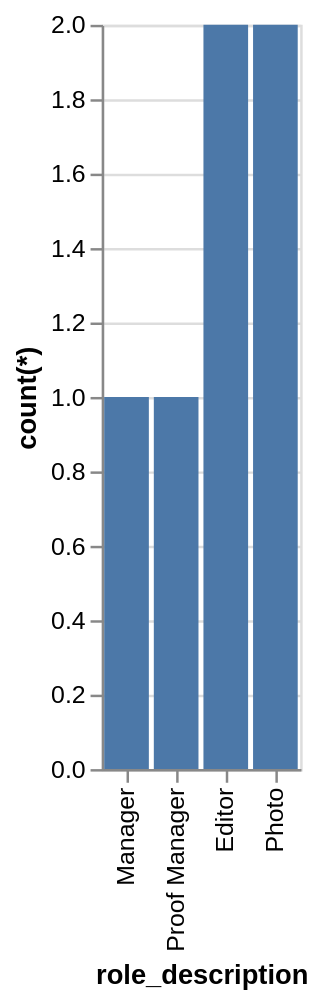

Express this chart as Vega-Lite.
### Vega-Lite specification from a JSON file in a GitHub repository (floating-point values rounded to 4 significant figures)
{"data": {"values": [{"x_data": "Manager", "y_data": 1}, {"x_data": "Proof Manager", "y_data": 1}, {"x_data": "Editor", "y_data": 2}, {"x_data": "Photo", "y_data": 2}]}, "mark": "bar", "encoding": {"x": {"field": "x_data", "type": "nominal", "title": "role_description", "sort": {"op": "sum", "field": "y_data", "order": "ascending"}}, "y": {"field": "y_data", "type": "quantitative", "title": "count(*)"}}}
